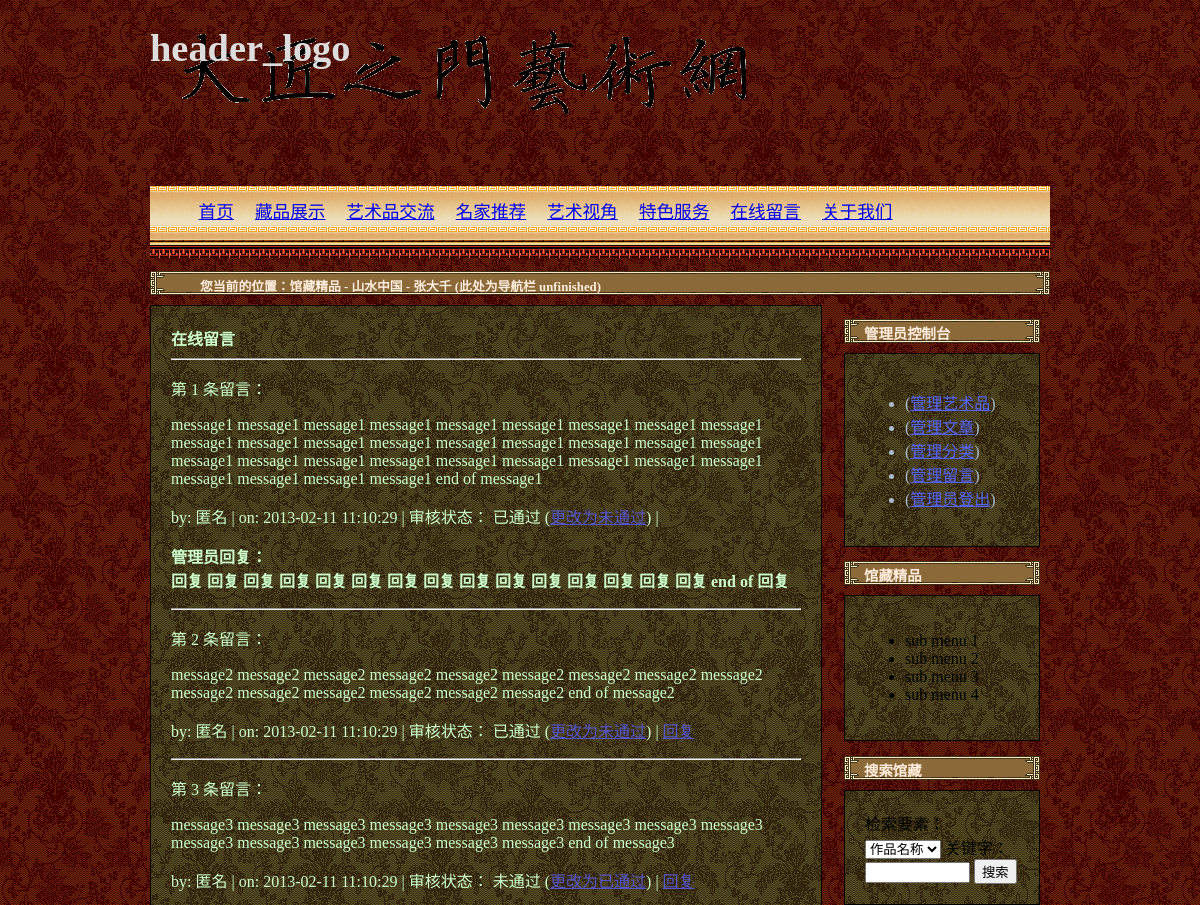
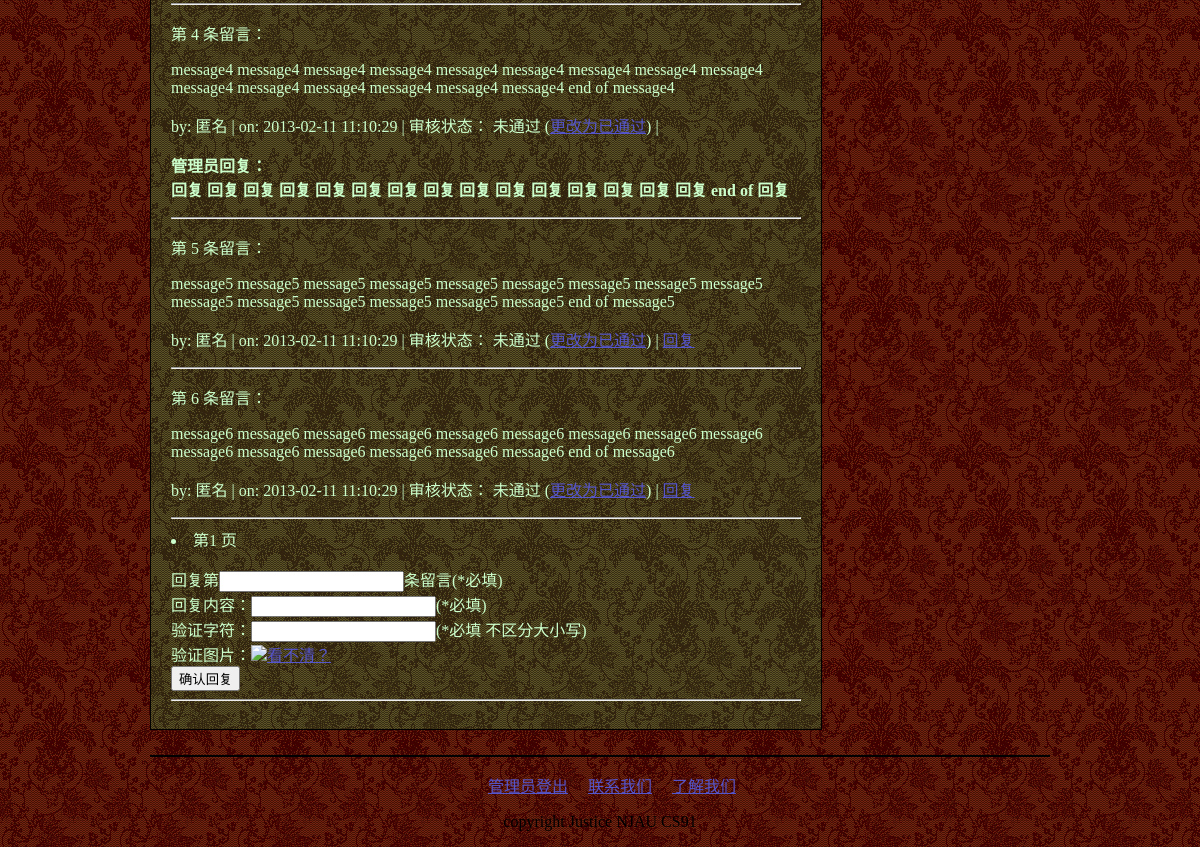
The app's page /control_message.php (signed in) with its own data (2 pictures, top to bottom).
### tables this page shows
CREATE TABLE `Messages` (
	message_id SERIAL PRIMARY KEY,
	message_head VARCHAR(60),		 
	content VARCHAR(300) NOT NULL,		 
	pub_time DATETIME NOT NULL,		 
	pub_name VARCHAR(30) NOT NULL,		 
	pub_email_or_tel VARCHAR(255) NOT NULL,	 
	son_id BIGINT UNSIGNED DEFAULT 0,	 
	parent_id BIGINT UNSIGNED DEFAULT NULL,	 
	is_checked BOOLEAN DEFAULT 0,		 
	checked_by BIGINT UNSIGNED DEFAULT NULL	 
);

### config.php (called while the page is built, shortened)
<?php
$cfg_ms_per_page = 6;
?>

### control_message.php (the view, shortened to what this page needs)
<?php
require('config.php');
require($cfg_webRoot.$cfg_lib.'page.php');
if(empty($_SESSION['mname'])) {
	lib_delay_jump(3, '对不起，请先登录，再进行管理');
} else {
	require('include/console_var.php');
}
$dbh = new PDO($dbcfg_dsn, $dbcfg_dbuser, $dbcfg_dbpwd);
$sql_msg_count = 'select count(1) as count from Messages where is_checked = 1 AND parent_id IS NULL';
$sth_msg_count = $dbh->prepare($sql_msg_count);
$msg_count_res = $sth_msg_count->fetch(PDO::FETCH_ASSOC);
$msg_count = $msg_count_res['count'];
$per_page = $cfg_ms_per_page;
$total_page = ceil($msg_count/$per_page);
if( isset($_GET['page']) && $_GET['page'] >= 1 && $_GET['page'] <= $total_page ) {
	$page = intval($_GET['page']);
} else { $page = 1; }
$start = ($page-1)*$per_page;
$sql_select_message = 'select * from Messages where parent_id IS NULL order by pub_time desc limit :start, :per_page';
$sth_select_message = $dbh->prepare($sql_select_message);
$sth_select_message->bindParam(':start', $start, PDO::PARAM_INT);
$sth_select_message->bindParam(':per_page', $per_page, PDO::PARAM_INT);
lib_pdo_if_fail( $sth_select_message->execute(), $sth_select_message, __FILE__, __LINE__, CFG_DEBUG, 'error', FALSE );
if ( 0 == $sth_select_message->rowCount() ) {
	$messages = 'no content';
} else {
	$messages = $sth_select_message->fetchAll(PDO::FETCH_ASSOC);
	$son_ids = '';
	foreach( $messages as $msg ) {
		$son_ids .= $msg['son_id'].', ';
	}
	$son_ids .= '0';
	$sql_select_reply = "select * from Messages where message_id in ( $son_ids )";
	$sth_select_reply = $dbh->prepare($sql_select_reply);
	lib_pdo_if_fail( $sth_select_reply->execute(), $sth_select_reply, __FILE__, __LINE__, CFG_DEBUG, 'error', FALSE );
	if( 0 < $sth_select_reply->rowCount() ) {
		$replys = $sth_select_reply->fetchAll(PDO::FETCH_ASSOC);
		$sorted_replys = array();
		foreach( $replys as $reply ) {
			$sorted_reply = $reply;
			$sorted_replys[$reply['message_id']] = $sorted_reply;
		}
	}
}
?>
<?php require('include/dochead.php'); ?>
<body>
<div id="header">
<?php require('include/header.php'); ?>
</div>
<div id="body">
	<div id="main_content" class="content_block" >
		<h4 id="main_content_head">在线留言</h4>
		<hr />
		<div id="messages">
<?php
foreach( $messages as $msg ) {
	if( 1 == $msg['is_checked'] ) {
		$checked = '已通过';
		$change = "<a href=\"action/change_message_status.php?id={$msg['message_id']}\">更改为未通过</a>";
	} else {
		$checked = '未通过';
		$change = "<a href=\"action/change_message_status.php?id={$msg['message_id']}\">更改为已通过</a>";
	}
	echo "\t\t<p>第 {$msg['message_id']} 条留言：</p>";
	echo "\t\t<p>{$msg['content']}\n";
	echo "<p>by: {$msg['pub_name']} | on: {$msg['pub_time']} | 审核状态： $checked ($change) | ";
	if( array_key_exists($msg['son_id'], $sorted_replys) ) {
		echo "<p color=\"red\"><strong>管理员回复：<br />{$sorted_replys[$msg['son_id']]['content']}</strong></p>";
	}
	if(empty($msg['son_id'])) { echo "<a href=\"control_message.php?id={$msg['message_id']}#add_reply\">回复</a></p>"; };
	echo '<hr class="clear_line" />';
}
?>
		</div>
		<div id="add_reply">
		<form action="action/add_message.php?type=reply" method="post" >
			<label for="input_id">回复第<input type="text" name="id" id="input_id" value="<?php if(isset($_GET['id'])) {echo $_GET['id']; } ?>" />条留言</label><span class="input_hint">(*必填)</span><br />
			<label for="input_content">回复内容：<input type="text" name="message_content" id="input_content" /></label><span class="input_hint">(*必填)</span><br />
			<label for="input_code">验证字符：<input type="text" name="veri_code" id="input_code" /></label><span class="input_hint">(*必填  不区分大小写)</span><br />
			验证图片：<a href="./message.php?rand=<?php echo rand(); ?>#add_message"><img src="lib/verify_code.php" />看不清？</a><br />
			<input type="submit" name="submit" value="确认回复" />
		</form>
		</div>
		<hr class="clear_line"/>
	</div>
	<div id="sub_main_content" >
<?php require('./include/sub_main_content.php'); ?>
	</div>
</div>
<div id="footer">
<?php require('./include/footer.php'); ?>
</div>
</body>
</html>

### styles/main.css (style rules this page uses)
html { background: url(../pic/css/html_bg.gif) ; background-color: #223; }
body { width: 900; margin-left: auto; margin-right: auto; }
div#header { width: 900px; margin-left: auto; margin-right: auto; background: url(../pic/css/djzmlogo.png) no-repeat; }
div#body { width: 900px; margin-left: auto; margin-right: auto; position: relative; }
div#main_content { width: 70%; position: relative; float: left; background: url(../pic/css/body_bg.gif); margin-bottom: 25px; color: #cfc; }
div#main_content a { color: #55c; }
div#sub_main_content { width: 24%; position: relative; float: right; padding: 0; }
div#footer { width: 900px; margin-left: auto; margin-right: auto; }
.clear_line { clear: both; }
div.content_block { margin: 0; padding: 20px; background: url(../pic/css/body_bg.gif); border: 1px solid black; }
#main_content_head { margin: 0; }

### records on screen
messages: message_id "1", content "message1 message1 message1 message1 message1 message1 message1 message1 message1 message1 message1 message1 message1 message1 message1 message1 message1 message1 message1 message1 message1 message1 message1 message1 message1 message1 message1 message1 message1 message1 message1 end of message1", pub_name "匿名", pub_time "2013-02-11 11:10:29", is_checked "已通过", content "回复 回复 回复 回复 回复 回复 回复 回复 回复 回复 回复 回复 回复 回复 回复 end of 回复"
messages: message_id "2", content "message2 message2 message2 message2 message2 message2 message2 message2 message2 message2 message2 message2 message2 message2 message2 end of message2", pub_name "匿名", pub_time "2013-02-11 11:10:29", is_checked "已通过"
messages: message_id "3", content "message3 message3 message3 message3 message3 message3 message3 message3 message3 message3 message3 message3 message3 message3 message3 end of message3", pub_name "匿名", pub_time "2013-02-11 11:10:29", is_checked "未通过"
messages: message_id "4", content "message4 message4 message4 message4 message4 message4 message4 message4 message4 message4 message4 message4 message4 message4 message4 end of message4", pub_name "匿名", pub_time "2013-02-11 11:10:29", is_checked "未通过", content "回复 回复 回复 回复 回复 回复 回复 回复 回复 回复 回复 回复 回复 回复 回复 end of 回复"
messages: message_id "5", content "message5 message5 message5 message5 message5 message5 message5 message5 message5 message5 message5 message5 message5 message5 message5 end of message5", pub_name "匿名", pub_time "2013-02-11 11:10:29", is_checked "未通过"
messages: message_id "6", content "message6 message6 message6 message6 message6 message6 message6 message6 message6 message6 message6 message6 message6 message6 message6 end of message6", pub_name "匿名", pub_time "2013-02-11 11:10:29", is_checked "未通过"
